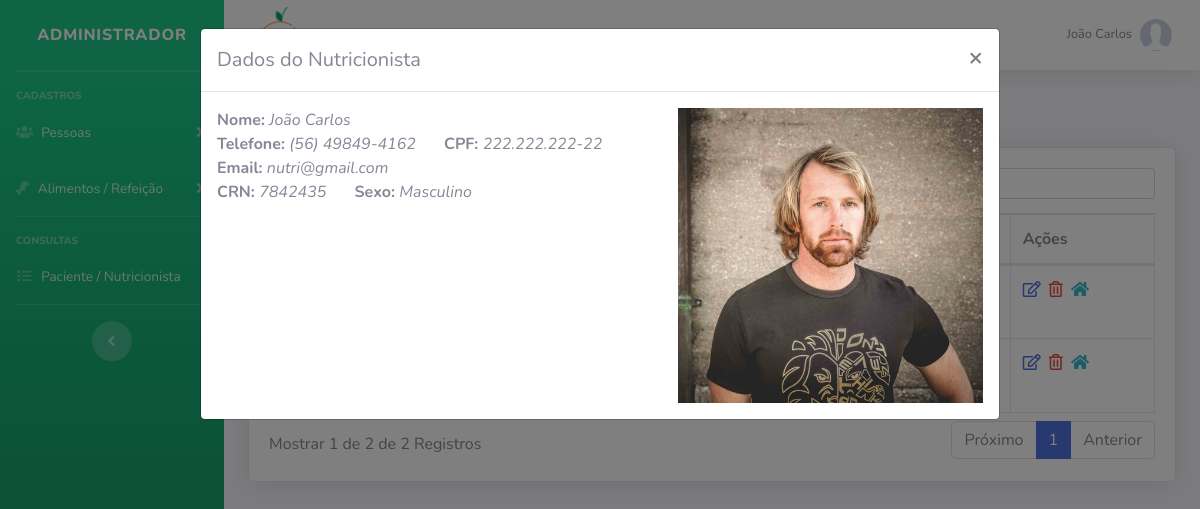
/painel-adm/index.php?pag=nutricionistas&funcao=endereco&id=3 (signed in), run on the app's committed database.
### tables this page shows
CREATE TABLE `usuario` (
  `ID` int(11) NOT NULL,
  `NOME` varchar(50) DEFAULT NULL,
  `CPF` varchar(20) DEFAULT NULL,
  `EMAIL` varchar(100) DEFAULT NULL,
  `SENHA` varchar(50) DEFAULT NULL,
  `NIVEL` varchar(15) DEFAULT NULL
);

CREATE TABLE `nutricionista` (
  `ID` int(11) NOT NULL,
  `CODPESSOA` int(11) DEFAULT NULL,
  `CRN` varchar(10) DEFAULT NULL
);

CREATE TABLE `pessoa` (
  `ID` int(11) NOT NULL,
  `NOME` varchar(50) DEFAULT NULL,
  `CPF` varchar(20) DEFAULT NULL,
  `SEXO` varchar(2) DEFAULT NULL,
  `EMAIL` varchar(30) DEFAULT NULL,
  `TELEFONE` varchar(20) DEFAULT NULL,
  `FOTO` varchar(100) DEFAULT NULL
);

### painel-adm/nutricionistas.php (the view, shortened to what this page needs)
<?php
$pag = "nutricionistas";
require_once("../conexao.php");
?>
<div class="row mt-4 mb-4">
    <a type="button" class="btn-success btn-sm ml-3 d-none d-md-block" href="index.php?pag=<?php echo $pag ?>&funcao=novo">Novo Nutricionista</a>
</div>
<div class="card shadow mb-4">
    <div class="card-body">
        <div class="table-responsive">
            <table class="table table-bordered" id="dataTable" width="100%" cellspacing="0">
                <thead>
                    <tr>
                        <th>Nome</th>
                        <th>Email</th>
                        <th>Telefone</th>
                        <th>Foto</th>
                        <th>Ações</th>
                    </tr>
                </thead>
                <tbody>
                   <?php
                   $query = $pdo->query("SELECT * FROM NUTRICIONISTA AS N INNER JOIN PESSOA AS P ON P.ID = N.CODPESSOA order by NOME");
                   $res = $query->fetchAll(PDO::FETCH_ASSOC);
                   for ($i=0; $i < count($res); $i++) {
                      $nome = $res[$i]['NOME'];
                      $email = $res[$i]['EMAIL'];
                      $telefone = $res[$i]['TELEFONE'];
                      $foto = $res[$i]['FOTO'];
                      $id = $res[$i]['ID'];
                      ?>
                    <tr>
                        <td><?php echo $nome ?></td>
                        <td><?php echo $email ?></td>
                        <td><?php echo $telefone ?></td>
                        <td><img src="../img/nutricionistas/<?php echo $foto ?>" width="50"></td>
                        <td>
                             <a href="index.php?pag=<?php echo $pag ?>&funcao=editar&id=<?php echo $id ?>" class='text-primary mr-1' title='Editar Dados'><i class='far fa-edit'></i></a>
                            <a href="index.php?pag=<?php echo $pag ?>&funcao=excluir&id=<?php echo $id ?>" class='text-danger mr-1' title='Excluir Registro'><i class='far fa-trash-alt'></i></a>
                            <a href="index.php?pag=<?php echo $pag ?>&funcao=endereco&id=<?php echo $id ?>" class='text-info mr-1' title='Ver Endereço'><i class='fas fa-home'></i></a>
                        </td>
                    </tr>
<?php } ?>
                </tbody>
            </table>
        </div>
    </div>
</div>
<div class="modal" id="modal-endereco" tabindex="-1" role="dialog">
    <div class="modal-dialog modal-lg" role="document">
        <div class="modal-content">
            <div class="modal-header">
                <h5 class="modal-title">Dados do Nutricionista</h5>
                <button type="button" class="close" data-dismiss="modal" aria-label="Close">
                    <span aria-hidden="true">&times;</span>
                </button>
            </div>
            <div class="modal-body">
                <?php
                    if (@$_GET['funcao'] == 'endereco') {
                        $id2 = $_GET['id'];
                        $query = $pdo->query("SELECT * FROM NUTRICIONISTA AS N INNER JOIN PESSOA AS P ON P.ID = N.CODPESSOA WHERE CODPESSOA = '$id2'");
                        $respes = $query->fetchAll(PDO::FETCH_ASSOC);
                        $nome3 = $respes[0]['NOME'];
                        $cpf3 = $respes[0]['CPF'];
                        $telefone3 = $respes[0]['TELEFONE'];
                        $email3 = $respes[0]['EMAIL'];
                        $sexo3 = $respes[0]['SEXO'];
                        $foto3 = $respes[0]['FOTO'];
                        $crn3 = $respes[0]['CRN'];
                        if($sexo3 == "M") {
                            $sexo3 = "Masculino";
                        } elseif($sexo3 == "F") {
                            $sexo3 = "Feminino";
                        }
                        }
                        ?>
                <div class="row">
                    <div class="col-md-7">
                        <span><b>Nome: </b> <i><?php print $nome3 ?></i><br></span>
                        <span><b>Telefone: </b> <i><?php echo $telefone3 ?></i></span> <span class="ml-4"><b>CPF: </b> <i><?php echo $cpf3 ?></i><br>
                        </span><span><b>Email: </b> <i><?php echo $email3 ?></i></span><br>
                        </span><span><b>CRN: </b> <i><?php echo $crn3 ?></i></span> <span class="ml-4"><b>Sexo: </b> <i><?php echo $sexo3 ?></i> </span>
                     </div>
                    <div class="col-md-5">
                        <img src="../img/nutricionistas/<?php echo $foto3 ?>" width="100%">
                    </div>
                </div>
            </div>
                </div>
            </div>
        </div>
    </div>
</div>

### painel-adm/index.php (shortened to what this page needs)
<?php
    require_once("../conexao.php");
    $pag = @$_GET["pag"];
    $menu1 = "nutricionistas";
    $menu2 = "pacientes";
    $menu3 = "alimentos";
    $menu4 = "categoria_alimentos";
    $menu5 = "refeicao";
    $menu6 = "paciente-nutricionista";
    $query = $pdo->query("SELECT * FROM USUARIO WHERE ID = '$_SESSION[id_usuario]'");
    $res = $query->fetchAll(PDO::FETCH_ASSOC);
    $nome_usu = @$res[0]['NOME'];
 ?>
<!DOCTYPE html>
<html lang="pt-br">
    <head>
        <link href="../vendor/fontawesome-free/css/all.min.css" rel="stylesheet" type="text/css">
        <link href="../css/sb-admin-2.min.css" rel="stylesheet">
        <link href="../css/style.css" rel="stylesheet">
        <link href="../vendor/datatables/dataTables.bootstrap4.min.css" rel="stylesheet">
    </head>
    <body id="page-top">
        <div id="wrapper">
            <ul class="navbar-nav bg-gradient-success sidebar sidebar-dark accordion" id="accordionSidebar">
                <a class="sidebar-brand d-flex align-items-center justify-content-center" href="index.php">
                    <div class="sidebar-brand-text mx-3">Administrador</div>
                </a>
                <hr class="sidebar-divider my-0">
                <hr class="sidebar-divider">
                <div class="sidebar-heading">
                    Cadastros
                </div>
                <li class="nav-item">
                    <a class="nav-link collapsed" href="#" data-toggle="collapse" data-target="#collapseTwo" aria-expanded="true" aria-controls="collapseTwo">
                        <i class="fas fa-users"></i>
                        <span>Pessoas</span>
                    </a>
                </li>
                <li class="nav-item">
                    <a class="nav-link collapsed" href="#" data-toggle="collapse" data-target="#collapseUtilities" aria-expanded="true" aria-controls="collapseUtilities">
                        <i class="fas fa-drumstick-bite"></i>
                        <span>Alimentos / Refeição</span>
                    </a>
                </li>
                <hr class="sidebar-divider">
                <div class="sidebar-heading">
                    Consultas
                </div>
                <li class="nav-item">
                    <a class="nav-link" href="index.php?pag=<?php echo $menu6 ?>">
                        <i class="fas fa-fw fa-list"></i>
                        <span>Paciente / Nutricionista</span></a>
                </li>
                <hr class="sidebar-divider d-none d-md-block">
                <div class="text-center d-none d-md-inline">
                    <button class="rounded-circle border-0" id="sidebarToggle"></button>
                </div>
            </ul>
            <div id="content-wrapper" class="d-flex flex-column">
                <div id="content">
                    <nav class="navbar navbar-expand navbar-light bg-white topbar mb-4 static-top shadow">
                        <ul class="navbar-nav ml-auto">
                            <li class="nav-item dropdown no-arrow">
                                <a class="nav-link dropdown-toggle" href="#" id="userDropdown" role="button" data-toggle="dropdown" aria-haspopup="true" aria-expanded="false">
                                    <span class="mr-2 d-none d-lg-inline text-gray-600 small"><?php echo $nome_usu; ?></span>
                                    <img class="img-profile rounded-circle" src="../img/sem-foto.jpg">
                                </a>
                            </li>
                        </ul>
                    </nav>
                    <div class="container-fluid">
                        <?php if (@$pag == null) {
                        @include_once("home.php");
                        } else if (@$pag==$menu1) {
                        @include_once(@$menu1.".php");
                        } else if (@$pag==$menu2) {
                        @include_once(@$menu2.".php");
                         } else if (@$pag==$menu3) {
                        include_once(@$menu3.".php");
                        } else if (@$pag==$menu4) {
                        @include_once(@$menu4.".php");
                        } else if (@$pag==$menu5) {
                        @include_once(@$menu5.".php");
                        } else if (@$pag==$menu6) {
                        @include_once(@$menu6.".php");
                        } else {
                        @include_once("home.php");
                        }
                        ?>
                    </div>
                </div>
    </body>
</html>

### data on the page
usuario: NOME "João Carlos"
nutricionista: CODPESSOA.NOME "João Carlos", CODPESSOA.TELEFONE "(56) 49849-4162", CODPESSOA.CPF "222.222.222-22", CODPESSOA.EMAIL "nutri@gmail.com", CRN "7842435", CODPESSOA.SEXO "Masculino", CODPESSOA.FOTO (picture)
